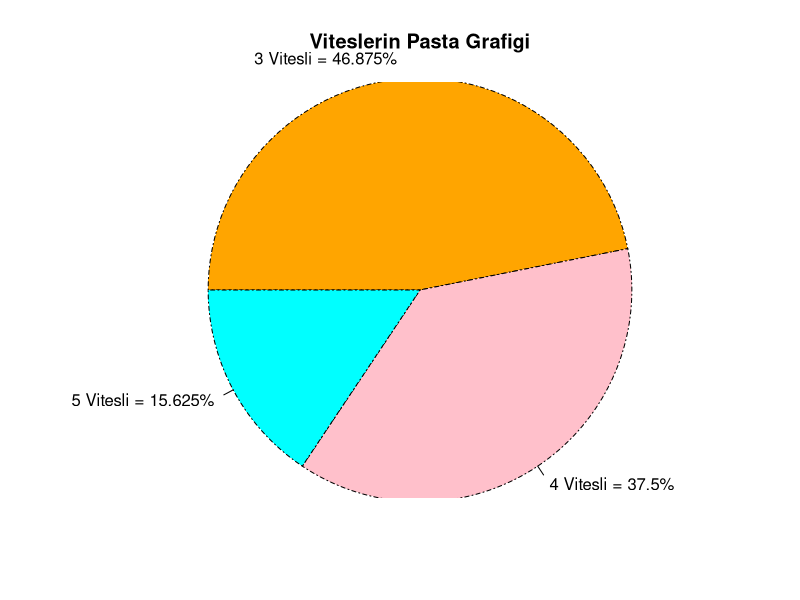

Write R code to recreate this figure.
View(mtcars)

table(mtcars$gear)

yuz <- prop.table(table(mtcars$gear))
yuz

# Değişken isimlerini tanımla (names fonksiyonundan kaçınmak için değiştirildi)
vites_names <- c("3 Vitesli", "4 Vitesli", "5 Vitesli") 

# Yüzdeleri hesapla ve string formatına dönüştür (%s formatı kullanılacak)
t <- sprintf("%s = %s%s", vites_names, as.character(yuz * 100), "%")

# Pasta grafiğini çiz
pie(yuz,
    main = "Viteslerin Pasta Grafigi",
    clockwise = TRUE,
    labels = t,
    col = c("orange", "pink", "cyan"),
    init.angle = 180,
    border = "black",
    lty = 4,
    radius = 1.1
)
